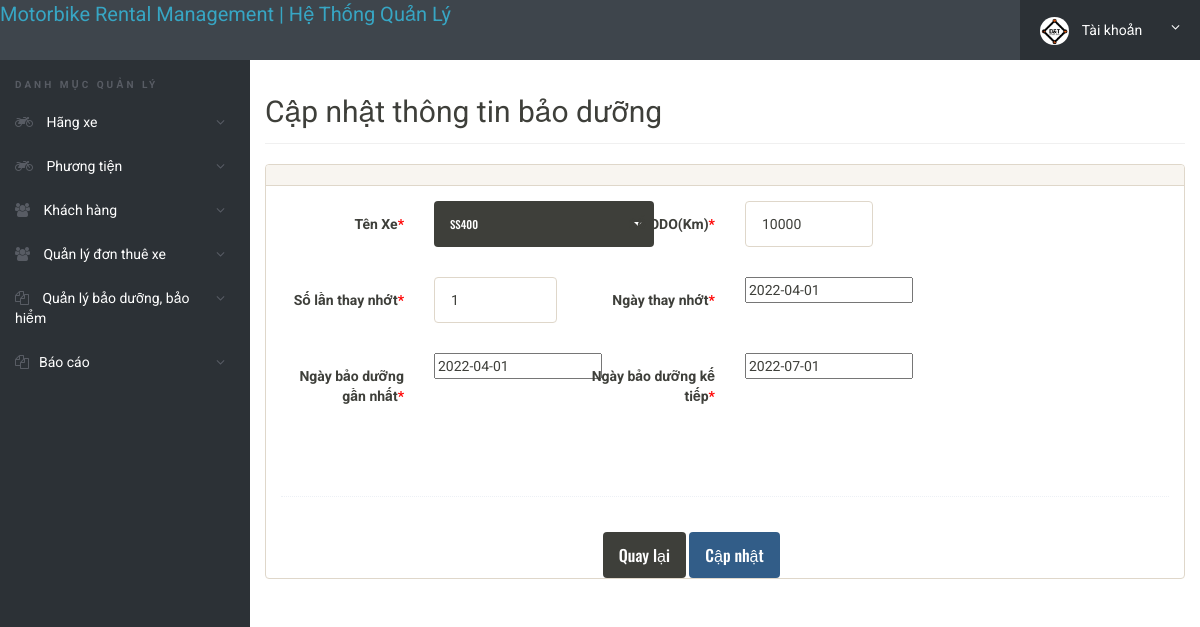
/admin/login/edit-maintenance.php?id=1 (signed in), run on the app's committed database.
### tables this page shows
CREATE TABLE IF NOT EXISTS `baoduong` (
  `id` int(30) NOT NULL PRIMARY KEY,
  `idxe` int(30) NOT NULL,
  `ODO` int NOT NULL,
  `num` int(1) NOT NULL,
  `NgayThayDau` date NOT NULL,
  `NgayBDGN` date NOT NULL,
  `NgayBDTT` date NOT NULL,
  `NgayNhap` datetime NOT NULL DEFAULT current_timestamp(),
  `NgayCapNhat` datetime DEFAULT NULL ON UPDATE current_timestamp()
);

### admin/login/edit-maintenance.php (the view, shortened to what this page needs)
<?php
include('includes/config.php');
if(strlen($_SESSION['alogin'])==0)
	{
header('location:index.php');
}
else{
?>
<!doctype html>
<html lang="en" class="no-js">
<head>
	<link rel="stylesheet" href="css/font-awesome.min.css">
	<link rel="stylesheet" href="css/bootstrap.min.css">
	<link rel="stylesheet" href="css/dataTables.bootstrap.min.css">
	<link rel="stylesheet" href="css/bootstrap-social.css">
	<link rel="stylesheet" href="css/bootstrap-select.css">
	<link rel="stylesheet" href="css/fileinput.min.css">
	<link rel="stylesheet" href="css/awesome-bootstrap-checkbox.css">
	<link rel="stylesheet" href="css/style.css">
	<link rel="stylesheet" href="//code.jquery.com/ui/1.12.1/themes/base/jquery-ui.css">
</head>
<body>
	<?php include('includes/header.php');?>
	<div class="ts-main-content">
	<?php include('includes/leftbar.php');?>
		<div class="content-wrapper">
			<div class="container-fluid">
				<div class="row">
					<div class="col-md-12">
						<h2 class="page-title">Cập nhật thông tin bảo dưỡng</h2>
						<div class="row">
							<div class="col-md-12">
								<div class="panel panel-default">
									<div class="panel-heading"></div>
									<div class="panel-body">
<?php
$id=intval($_GET['id']);
$sql ="SELECT baoduong.*, thongtinxe.TenXe, thongtinxe.id as cid
from baoduong
join thongtinxe on baoduong.idxe=thongtinxe.id
where baoduong.id=:id";
$query = $dbh -> prepare($sql);
$query-> bindParam(':id', $id, PDO::PARAM_STR);
$query->execute();
$results=$query->fetchAll(PDO::FETCH_OBJ);
if($query->rowCount() > 0)
{
foreach($results as $result)
{	?>
<form method="post" class="form-horizontal" enctype="multipart/form-data" name="submit" onSubmit="return valid();">
<div class="form-group">
 <label class="col-sm-2 control-label">Tên Xe<span style="color:red">*</span></label>
 <div class="col-sm-2">
  	<select class="selectpicker" name="tenxe"  required>
	  <option value="<?php echo htmlentities($result->cid);?>"><?php echo htmlentities($vname=$result->TenXe); ?> </option>
    </select>
 </div>
 <div class="form-group">
 <label class="col-sm-2 control-label">Số ODO(Km)<span style="color:red">*</span></label>
 <div class="col-sm-2">
	<input class="form-control" name="odo" value="<?php echo htmlentities($result->ODO);?>" required>
 </div>
</div>
</div>
<div class="form-group">
<label class="col-sm-2 control-label">Số lần thay nhớt<span style="color:red">*</span></label>
<div class="col-sm-2">
<input class="form-control" name="num" type="number" value="<?php echo htmlentities($result->num);?>">
</div>
<div class="form-group">
<label class="col-sm-2 control-label">Ngày thay nhớt<span style="color:red">*</span></label>
<div class="col-sm-2">
<input class="date"  name="ngaythaynhot" value="<?php echo htmlentities($result->NgayThayDau);?>" required>
</div>
</div>
</div>
<div class="form-group">
<label class="col-sm-2 control-label">Ngày bảo dưỡng gần nhất<span style="color:red">*</span></label>
<div class="col-sm-2">
<input class="fromdate"  name="ngaybaoduong" value="<?php echo htmlentities($result->NgayBDGN);?>" required>
</div>
<div class="form-group">
<label class="col-sm-2 control-label">Ngày bảo dưỡng kế tiếp<span style="color:red">*</span></label>
<div class="col-sm-2">
<input class="todate" name="ngaybaoduongtt" value="<?php echo htmlentities($result->NgayBDTT);?>"  readonly required>
</div>
</div>
</div>
<br>
<br>
<div class="hr-dashed"></div>
</div>
<?php }}?>
											<div class="form-group" >
												<div class="col-sm-8 col-sm-offset-2" align="center" style="margin-left:13%;margin-right:auto;display:block;margin-top:0%;margin-bottom:auto;">
													<button class="btn btn-default" type="back" name="back" style="font-size:medium">Quay lại</button>
													<button class="btn btn-primary" name="submit" type="submit" id="submit"style="font-size: medium;">Cập nhật</button>
												</div>
											</div>
									</div>
								</div>
							</div>
						</div>
					</div>
				</div>
			</div>
		</div>
</body>
</html>
<?php } ?>

### admin/login/css/style.css (style rules this page uses)
html { font-size: 14px; }
@media only screen and (min-width: 480px) { html { font-size: 17px; } }
@media only screen and (min-width: 768px) { html { font-size: 14px; } }
body { font-size: 1em; }
.btn { font-family: 'Oswald', sans-serif; }
.hr-dashed { background-color: transparent; border-top: 1px dotted #edf0f5; color: transparent; height: 1px; margin: 20px 0; }
.panel { overflow: hidden; }
.btn { text-transform: none; }
.page-title { padding-bottom: 15px; margin-bottom: 20px; border-bottom: 1px solid #f0f0f0; }
.ts-main-content .content-wrapper { padding-top: 15px; margin-top: 60px; }
@media only screen and (min-width: 992px) { .ts-main-content .content-wrapper { margin-left: 250px; } }

### data on the page
baoduong: thongtinxe.TenXe "SS400", odo "10000", num "1", ngaythaynhot "2022-04-01", ngaybaoduong "2022-04-01", ngaybaoduongtt "2022-07-01"
